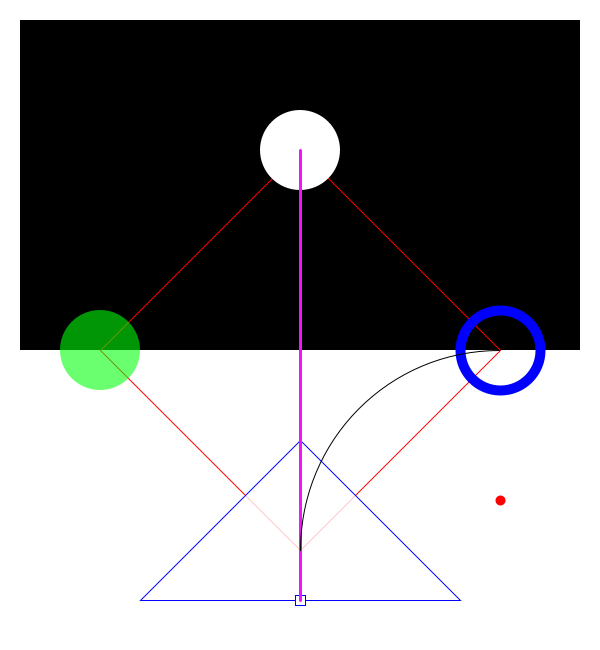
Frame 1 (no input)
Frame 60 (the mouse pressed at the canvas centre just before this capture): identical to frame 1, image omitted
Frame 120 (the mouse held since frame 60 and released just before this capture): identical to frame 1, image omitted

The Processing sketch that drew this single still picture (run headless with seeded random() and noise(); from frame 60 on, the mouse is pressed at the canvas centre):

// Processing sketch: day_5
// ── day_5.pde
// drawing order

int center=300;  
int sean=255;

void setup(){ // runs once at startup
  size (600,650); //size
}

void draw(){ //important stuff
  background(sean); // set background white
  
  // black rectangle
  fill(0); //colour within the next shape
  rectMode(CORNER); //makes rectangle
  noStroke(); // no outline
  rect(20,20,560,330); //rectangle size 
  
  // red quad
  stroke(sean,0,0); //red outline colour
  noFill(); //no colour fill in the shape
  strokeWeight(1); // line thickness
  quad(center,150,100,350,center,550,500,350); //quad cordiantes
  //quad(x1, y1, x2,y2,x3,y3,x4,y4)
  
  // top circle
  fill(sean); // fill white
  noStroke(); //no stroke
  ellipse(center,150, 80,80); //our first circle
  
  // left circle
  fill(0, sean,10,150); //4th variable, transparency
  noStroke(); //removes stroke
  ellipse(100,350, 80,80); //circle coordiantes
  
  //right circle
  noFill(); //no inside color
  strokeWeight(10); //line thickness
  stroke(0,0,sean); //R,G,B
  ellipse(500,350, 80,80); //more cirlce coords
  
  //triangle
  strokeWeight(1); // line thickness
  fill(sean,200);// inside color
  triangle(center,440,140,600,460,600); //tirangle coords
  //triangle (x1,y1.x2,y2,,x3,y3)
  
  //bottom rectangle
  fill(sean);// inside color
  stroke(0,0,sean); //coords
  rectMode(CENTER); //rectangle postion
  rect(center,600,10,10); //rectangle coords
  
  //line between two pts
  stroke(238,23,250); //stroke colour
  strokeWeight(3); //line thickness
  line(center, 150, center,600); // line coords
  
  //arc
  stroke(0); //colour
  noFill(); //internal colour
  strokeWeight(1); //line thickness
  arc(500,550, 400, 400, PI, PI+HALF_PI); // arc coords
  // arc(a,b,c,d, start, stop);

  //point
  stroke(sean,0,0); //colour
  strokeWeight(10); //line thickness
  point(500,500); //point coords
  
  
    
}
